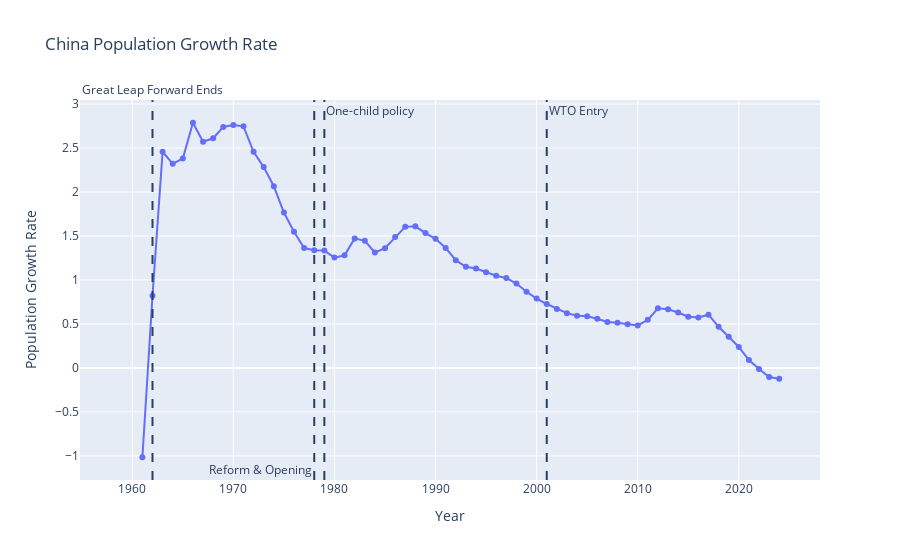

Notebook code cell kept with this figure:
### Markdown cell above
## Population Demographics

### Code cell
fig = px.line(china_df, x = "date", y = "pop_growth",
              markers = True, title = "China Population Growth Rate")

fig.update_layout(template = "plotly", xaxis_title = "Year",
                  yaxis_title = "Population Growth Rate")

fig.add_vline(x = 1979, line_dash = "dash", annotation_text = "One-child policy")
fig.add_vline(x = 1962, line_dash = "dash", annotation_text = "Great Leap Forward Ends", annotation_position = "top")
fig.add_vline(x=2001, line_dash = "dash", annotation_text = "WTO Entry")
fig.add_vline(x=1978, line_dash = "dash", annotation_text = "Reform & Opening", annotation_position = "bottom left")

fig.show()

### Figure 1 — Plotly figure (JSON) as saved in the notebook; plotly's stock layout.template omitted (floating-point values rounded to 4 significant figures)
{"data": [{"hovertemplate": "date=%{x}<br>pop_growth=%{y}<extra></extra>", "legendgroup": "", "line": {"color": "#636efa", "dash": "solid"}, "marker": {"symbol": "circle"}, "mode": "lines+markers", "name": "", "orientation": "v", "showlegend": false, "type": "scatter", "x": [1960, 1961, 1962, 1963, 1964, 1965, 1966, 1967, 1968, 1969, 1970, 1971, 1972, 1973, 1974, 1975, 1976, 1977, 1978, 1979, 1980, 1981, 1982, 1983, 1984, 1985, 1986, 1987, 1988, 1989, 1990, 1991, 1992, 1993, 1994, 1995, 1996, 1997, 1998, 1999, 2000, 2001, 2002, 2003, 2004, 2005, 2006, 2007, 2008, 2009, 2010, 2011, 2012, 2013, 2014, 2015, 2016, 2017, 2018, 2019, 2020, 2021, 2022, 2023, 2024], "xaxis": "x", "y": [NaN, -1.016, 0.8205, 2.458, 2.321, 2.381, 2.787, 2.571, 2.611, 2.74, 2.762, 2.747, 2.457, 2.283, 2.066, 1.766, 1.547, 1.363, 1.338, 1.334, 1.254, 1.281, 1.473, 1.445, 1.312, 1.362, 1.487, 1.604, 1.61, 1.533, 1.467, 1.364, 1.226, 1.15, 1.13, 1.087, 1.048, 1.023, 0.9596, 0.8659, 0.788, 0.7264, 0.67, 0.6229, 0.5939, 0.5881, 0.5584, 0.5223, 0.5124, 0.4974, 0.483, 0.5465, 0.6783, 0.6661, 0.6303, 0.5815, 0.5731, 0.6052, 0.4677, 0.3547, 0.238, 0.08925, -0.0131, -0.1038, -0.1231], "yaxis": "y"}], "layout": {"annotations": [{"showarrow": false, "text": "One-child policy", "x": 1979, "xanchor": "left", "xref": "x", "y": 1, "yanchor": "top", "yref": "y domain"}, {"showarrow": false, "text": "Great Leap Forward Ends", "x": 1962, "xanchor": "center", "xref": "x", "y": 1, "yanchor": "bottom", "yref": "y domain"}, {"showarrow": false, "text": "WTO Entry", "x": 2001, "xanchor": "left", "xref": "x", "y": 1, "yanchor": "top", "yref": "y domain"}, {"showarrow": false, "text": "Reform & Opening", "x": 1978, "xanchor": "right", "xref": "x", "y": 0, "yanchor": "bottom", "yref": "y domain"}], "legend": {"tracegroupgap": 0}, "shapes": [{"line": {"dash": "dash"}, "type": "line", "x0": 1979, "x1": 1979, "xref": "x", "y0": 0, "y1": 1, "yref": "y domain"}, {"line": {"dash": "dash"}, "type": "line", "x0": 1962, "x1": 1962, "xref": "x", "y0": 0, "y1": 1, "yref": "y domain"}, {"line": {"dash": "dash"}, "type": "line", "x0": 2001, "x1": 2001, "xref": "x", "y0": 0, "y1": 1, "yref": "y domain"}, {"line": {"dash": "dash"}, "type": "line", "x0": 1978, "x1": 1978, "xref": "x", "y0": 0, "y1": 1, "yref": "y domain"}], "title": {"text": "China Population Growth Rate"}, "xaxis": {"anchor": "y", "domain": [0, 1], "title": {"text": "Year"}}, "yaxis": {"anchor": "x", "domain": [0, 1], "title": {"text": "Population Growth Rate"}}}}
